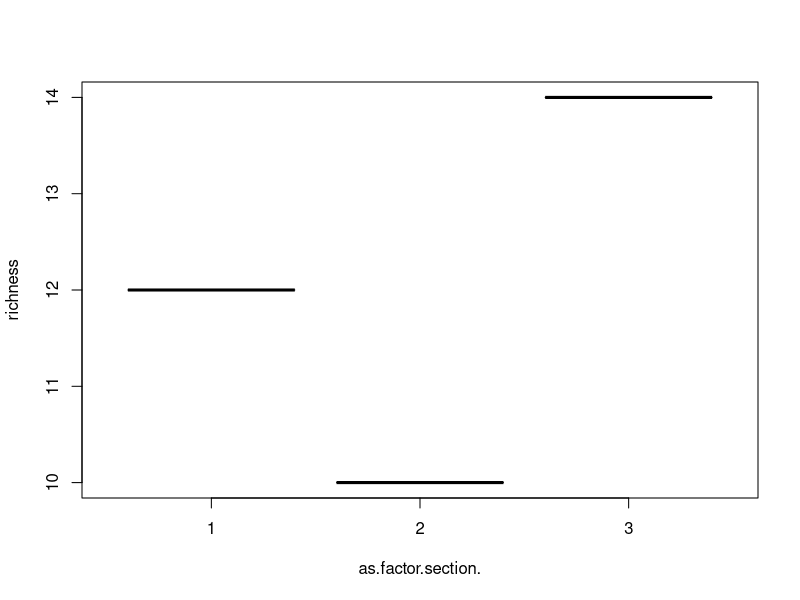

Reproduce this figure in R. (Note: this script raises an error after producing the figure.)
## Use Session > Set Working Directory > To Source File Directory

data <- read.csv("data/terrace_biodiversity.csv", 
                head = TRUE, stringsAsFactors = TRUE)


## Determine number of species per section

richness <- NULL
section <- NULL

for (i in 1:max(data$section)) {
  x <- data$species[data$section == i]
  u_x <- unique(x)
  richness[i] <- length(u_x)
  section[i] <- i
}

terrace_rich <- data.frame(as.factor(section), richness)
plot(terrace_rich)

## Abundance per section

abundance <- NULL
species <- NULL
section <- NULL
k <- 1

for(i in 1:max(data$section)) {
  for(j in levels(factor(data$species))) {
    y <- subset(data, data$section == i)
    abundance[k] <- length(y$species[y$species == j])
    section[k] <- i
    species[k] <- paste(data$Genus[data$species == j][1], 
                        data$Species[data$species == j][1], sep = " ")
    k <- k + 1
  }
}

terrace_abund <- data.frame(abundance, species, section)